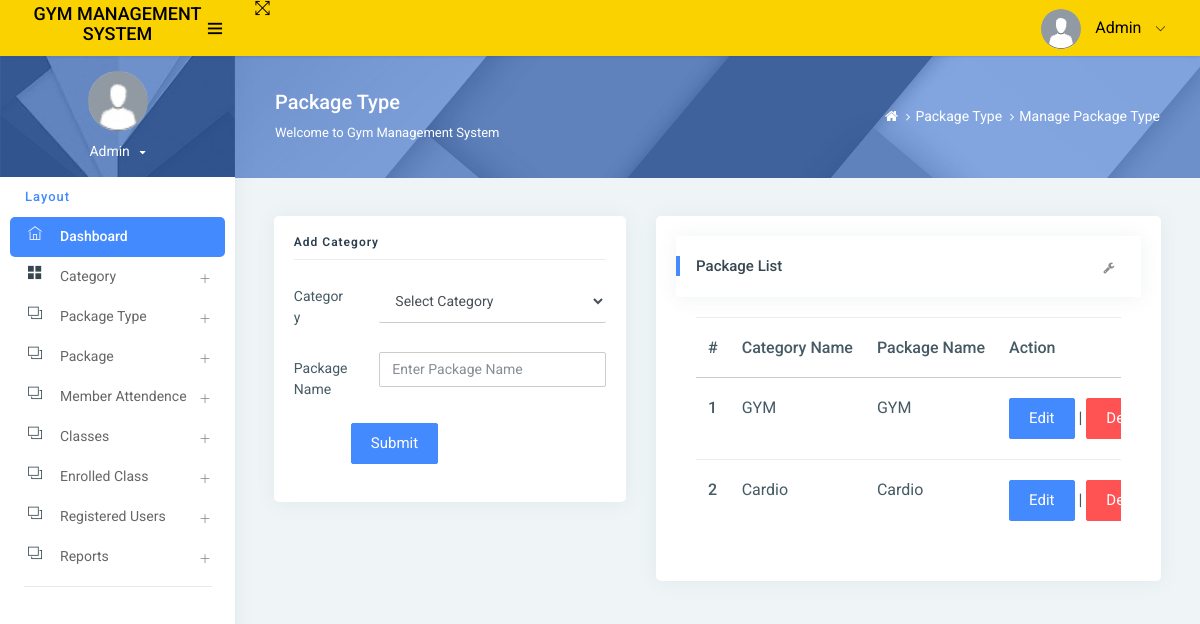
The app's page /managePackageType/ (signed in), older data.
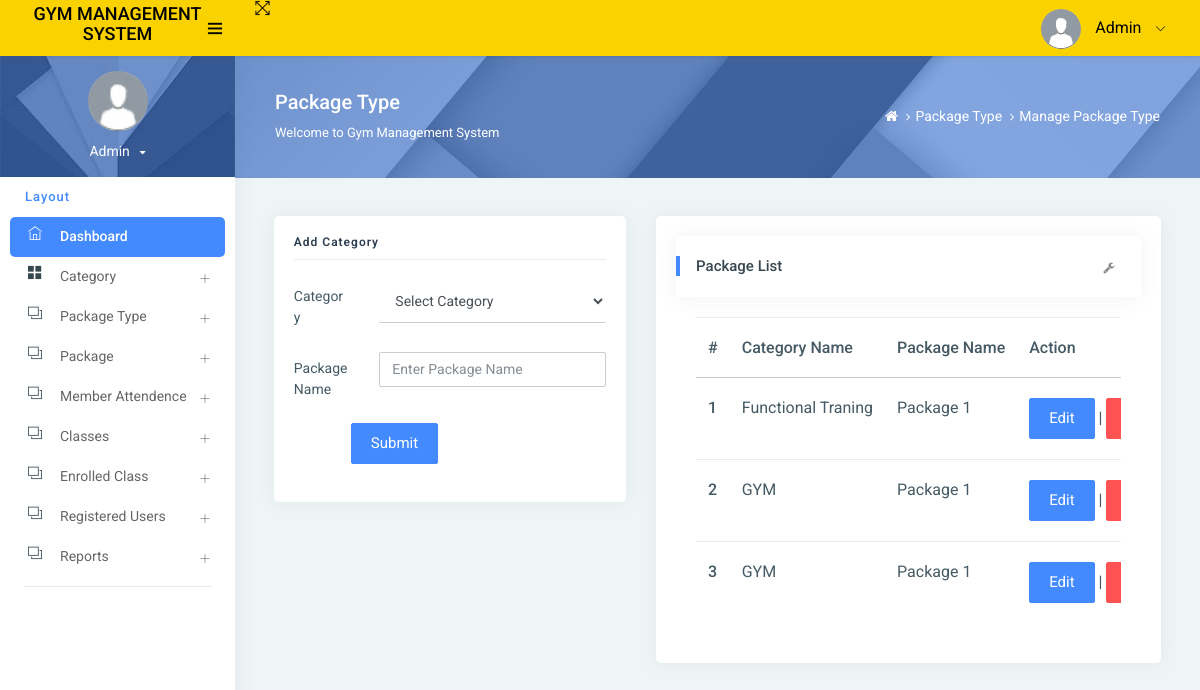
The same page, newer data.
### app/models.py (models this page shows, shortened)
class Packagetype(models.Model):
    category = models.ForeignKey(Category, on_delete=models.CASCADE, null=True)
    packagename = models.CharField(max_length=200, null=True)
    creationdate = models.DateTimeField(auto_now_add=True)

class Category(models.Model):
    categoryname = models.CharField(max_length=200, null=True)
    status = models.CharField(max_length=300, null=True)
    creationdate = models.DateTimeField(auto_now_add=True)

### app/views.py (the view)
# urls.py: path('managePackageType/', managePackageType, name='managePackageType'),
def managePackageType(request):
    if not request.user.is_authenticated:
        return redirect('admin_login')
    package = Packagetype.objects.all()
    category = Category.objects.all()
    try:
        if request.method == "POST":
            cid = request.POST['category']
            categoryid = Category.objects.get(id=cid)
            packagename = request.POST['packagename']
            try:
                Packagetype.objects.create(category=categoryid, packagename=packagename)
                error = "no"
            except:
                error = "yes"
    except:
        pass
    return render(request, 'admin/managePackageType.html', locals())

### templates/admin/managePackageType.html (shortened to what this page needs)
{% extends 'admin_base.html' %}
{% load static %}
{% block main %}
<div class="page-header">
    <div class="page-block">
        <div class="row align-items-center">
            <div class="col-md-8">
                <div class="page-header-title">
                    <h5 class="m-b-10">Package Type</h5>
                    <p class="m-b-0">Welcome to Gym Management System</p>
                </div>
            </div>
            <div class="col-md-4">
                <ul class="breadcrumb-title">
                    <li class="breadcrumb-item">
                        <a href="{% url 'admin_home' %}"> <i class="fa fa-home"></i> </a>
                    </li>
                    <li class="breadcrumb-item"><a href="">Package Type</a>
                    </li>
                    <li class="breadcrumb-item"><a href="">Manage Package Type</a>
                    </li>
                </ul>
            </div>
        </div>
    </div>
</div>
<div class="pcoded-inner-content">
    <div class="main-body">
        <div class="page-wrapper">
            <div class="page-body">
                <div class="row">
                    <div class="col-sm-5">
                        <div class="card">
                            <div class="card-block">
                                <h4 class="sub-title">Add Category</h4>
                                <form method="post">
                                    <div class="form-group row">
                                        <label class="col-sm-3 col-form-label">Category</label>
                                        <div class="col-sm-9">
                                            <select name="category" class="form-control" required>
                                                <option value="">Select Category</option>
                                            </select>
                                        </div>
                                    </div>
                                    <div class="form-group row">
                                        <label class="col-sm-3 col-form-label">Package Name</label>
                                        <div class="col-sm-9">
                                            <input type="text" name="packagename" placeholder="Enter Package Name"
                                                   class="form-control" required>
                                        </div>
                                    </div>
                                    <div class="form-group row">
                                        <label class="col-sm-2 col-form-label"></label>
                                        <div class="col-sm-10">
                                            <input type="submit" class="btn btn-primary" value="Submit">
                                        </div>
                                    </div>
                                </form>
                            </div>
                        </div>
                    </div>
                    <div class="col-md-7">
                        <div class="card">
                            <div class="card-block">
                                <div class="card-header">
                                    <h5>Package List</h5>
                                    <div class="card-header-right">
                                        <ul class="list-unstyled card-option">
                                            <li><i class="fa fa fa-wrench open-card-option"></i></li>
                                        </ul>
                                    </div>
                                </div>
                                <div class="card-block table-border-style">
                                    <div class="table-responsive">
                                        <table class="table">
                                            <thead>
                                            <tr>
                                                <th>#</th>
                                                <th>Category Name</th>
                                                <th>Package Name</th>
                                                <th>Action</th>
                                            </tr>
                                            </thead>
                                            <tbody>
                                            {% for i in package %}
                                            <tr>
                                                <th scope="row">{{forloop.counter}}</th>
                                                <td>{{i.category.categoryname}}</td>
                                                <td>{{i.packagename}}</td>
                                                <td><a href="{% url 'editPackageType' i.id %}"
                                                       class="btn btn-primary">Edit</a> |
                                                    <a href="{% url 'deletePackageType' i.id %}"
                                                       onclick="return confirm('Are you sure to Delete')"
                                                       class="btn btn-danger">Delete</a></td>
                                            </tr>
                                            {% endfor %}
                                            </tbody>
                                        </table>
                                    </div>
                                </div>
                            </div>
                        </div>
                    </div>
                </div>
            </div>
        </div>
    </div>
</div>
{% endblock %}

### templates/admin_base.html (shortened to what this page needs)
{% load static %}
<html lang="en">
<head>
    <link rel="stylesheet" href="{% static 'assets1/pages/waves/css/waves.min.css' %}" type="text/css" media="all">
    <link rel="stylesheet" type="text/css" href="{% static 'assets1/css/bootstrap/css/bootstrap.min.css' %}">
    <link rel="stylesheet" href="{% static 'assets1/pages/waves/css/waves.min.css' %}" type="text/css" media="all">
    <link rel="stylesheet" type="text/css" href="{% static 'assets1/icon/themify-icons/themify-icons.css' %}">
    <link rel="stylesheet" type="text/css" href="{% static 'assets1/icon/font-awesome/css/font-awesome.min.css' %}">
    <link rel="stylesheet" type="text/css" href="{% static 'assets1/css/jquery.mCustomScrollbar.css' %}">
    <link rel="stylesheet" href="https://www.amcharts.com/lib/3/plugins/export/export.css" type="text/css" media="all"/>
    <link rel="stylesheet" type="text/css" href="{% static 'assets1/css/style.css' %}">
</head>
<body>
<div id="pcoded" class="pcoded">
    <div class="pcoded-container navbar-wrapper">
        <nav class="navbar header-navbar pcoded-header">
            <div class="navbar-wrapper">
                <div class="navbar-logo">
                    <a class="mobile-menu waves-effect waves-light" id="mobile-collapse" href="#!">
                        <i class="ti-menu"></i>
                    </a>
                    <a href="{% url 'admin_home' %}" class="gym-logo">
                        <h2 style="font-size: 18px;">GYM Management System</h2>
                    </a>
                </div>
                <div class="navbar-container container-fluid">
                    <ul class="nav-left">
                        <li>
                            <a href="#!" onclick="javascript:toggleFullScreen()" class="waves-effect waves-light">
                                <i class="ti-fullscreen"></i>
                            </a>
                        </li>
                    </ul>
                    <ul class="nav-right">
                        <li class="user-profile header-notification">
                            <a href="#!" class="waves-effect waves-light">
                                <img src="{% static 'assets1/images/avatar-blank.jpg' %}" class="img-radius"
                                     alt="">
                                <span>Admin</span>
                                <i class="ti-angle-down"></i>
                            </a>
                        </li>
                    </ul>
                </div>
            </div>
        </nav>
        <div class="pcoded-main-container">
            <div class="pcoded-wrapper">
                <nav class="pcoded-navbar">
                    <div class="pcoded-inner-navbar main-menu">
                        <div class="">
                            <div class="main-menu-header">
                                <img class="img-80 img-radius" src="{% static 'assets1/images/avatar-blank.jpg' %}"
                                     alt="">
                                <div class="user-details">
                                    <span id="more-details">Admin<i class="fa fa-caret-down"></i></span>
                                </div>
                            </div>
                        </div>
                        <div class="pcoded-navigation-label" data-i18n="nav.category.navigation">Layout</div>
                        <ul class="pcoded-item pcoded-left-item">
                            <li class="active">
                                <a href="{% url 'admin_home' %}" class="waves-effect waves-dark">
                                    <span class="pcoded-micon"><i class="ti-home"></i><b>D</b></span>
                                    <span class="pcoded-mtext" data-i18n="nav.dash.main">Dashboard</span>
                                </a>
                            </li>
                            <li class="pcoded-hasmenu">
                                <a href="javascript:void(0)" class="waves-effect waves-dark">
                                    <span class="pcoded-micon"><i class="ti-layout-grid2-alt"></i></span>
                                    <span class="pcoded-mtext" data-i18n="nav.basic-components.main">Category</span>
                                </a>
                            </li>
                            <li class="pcoded-hasmenu">
                                <a href="javascript:void(0)" class="waves-effect waves-dark">
                                    <span class="pcoded-micon"><i class="ti-layers"></i></span>
                                    <span class="pcoded-mtext"
                                          data-i18n="nav.basic-components.main">Package Type </span>
                                </a>
                            </li>
                            <li class="pcoded-hasmenu">
                                <a href="javascript:void(0)" class="waves-effect waves-dark">
                                    <span class="pcoded-micon"><i class="ti-layers"></i></span>
                                    <span class="pcoded-mtext"
                                          data-i18n="nav.basic-components.main"> Package</span>
                                </a>
                            </li>
                            <li class="pcoded-hasmenu">
                                <a href="javascript:void(0)" class="waves-effect waves-dark">
                                    <span class="pcoded-micon"><i class="ti-layers"></i></span>
                                    <span class="pcoded-mtext"
                                          data-i18n="nav.basic-components.main">Member Attendence </span>
                                </a>
                            </li>
                            <li class="pcoded-hasmenu">
                                <a href="javascript:void(0)" class="waves-effect waves-dark">
                                    <span class="pcoded-micon"><i class="ti-layers"></i></span>
                                    <span class="pcoded-mtext"
                                          data-i18n="nav.basic-components.main"> Classes</span>
                                </a>
                                </li>
                            <li class="pcoded-hasmenu">
                                <a href="javascript:void(0)" class="waves-effect waves-dark">
                                    <span class="pcoded-micon"><i class="ti-layers"></i></span>
                                    <span class="pcoded-mtext"
                                          data-i18n="nav.basic-components.main">Enrolled Class</span>
                                </a>
                            </li>
                               <li class="pcoded-hasmenu">
                                <a href="javascript:void(0)" class="waves-effect waves-dark">
                                    <span class="pcoded-micon"><i class="ti-layers"></i></span>
                                    <span class="pcoded-mtext"
                                          data-i18n="nav.basic-components.main"> Registered Users</span>
                                </a>
                            </li>
                            <li class="pcoded-hasmenu">
                                <a href="javascript:void(0)" class="waves-effect waves-dark">
                                    <span class="pcoded-micon"><i class="ti-layers"></i></span>
                                    <span class="pcoded-mtext"
                                          data-i18n="nav.basic-components.main">Reports</span>
                                </a>
                            </li>
                        </ul>
                    </div>
                </nav>
                <div class="pcoded-content">
                    {% block main %}
                    {% endblock %}
                </div>
            </div>
        </div>
    </div>
</div>
</body>
</html>

### templates/admin_base.html (style rules this page uses)
.gym-logo { text-decoration: none; color: #333; }
.navbar.header-navbar.pcoded-header { background-color: #FAD200 !important; }
.navbar.header-navbar.pcoded-header .navbar-wrapper { background-color: #FAD200 !important; }
.pcoded-navbar { background: #FAD200 !important; }
.navbar.header-navbar.pcoded-header a, .pcoded-navbar a { color: #000 !important; }

Row changes from the older to the newer data that the page shows:
removed Packagetype: category.categoryname "GYM", packagename "GYM"
removed Packagetype: category.categoryname "Cardio", packagename "Cardio"
added Packagetype: category.categoryname "Functional Traning", packagename "Package 1"
added Packagetype: category.categoryname "GYM", packagename "Package 1"
added Packagetype: category.categoryname "GYM", packagename "Package 1"
